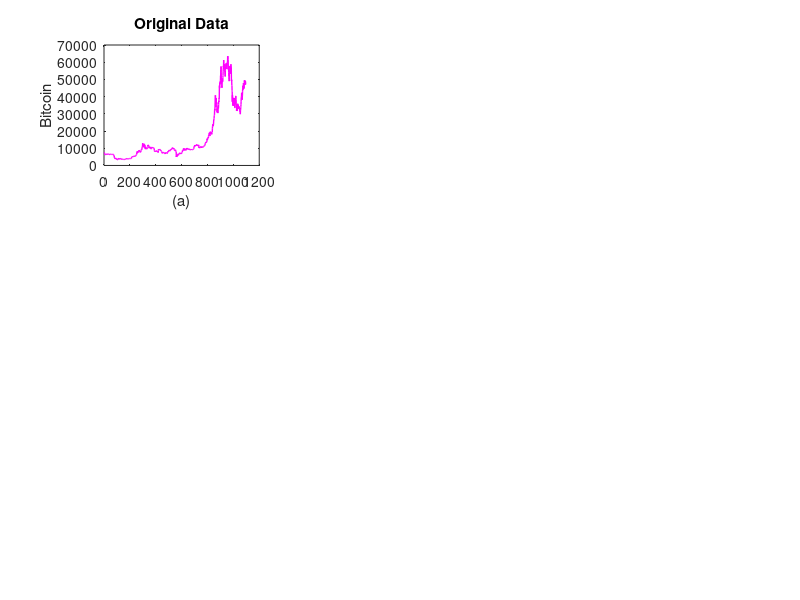

MATLAB code to generate this figure: (Note: this script raises an error after producing the figure.)
clear all; clc;

subplot(3,3,1);
A = csvread('BTC.csv');
x = A(:,1); %eleminate last one day
plot(x,'m','LineWidth',1)
title('Original Data')
xlabel({'(a)'})
ylabel({'Bitcoin'})
xline(1094-28,'--r');
box off;
%set(gca,'FontSize',10)
set(gca,'FontWeight','bold','FontSize',12)
hold off

subplot(3,3,2);
A1 = csvread('BTC.csv');
A2 = csvread('predictedTest_stockBTC_mimicKalmanModified.csv');
A3 = csvread('EKF_BTC.csv');
A4 = csvread('predictedTest_BTC_AR.csv');
A5 = csvread('predictedTest_BTC_arima.csv');
% x = linspace(1,30,30);
% x1 = A1(1259-29:1259,1);
x = linspace(1,29,29);
x1 = A1(1094-28:1094,1); %eleminate last one day
x2 = A2(1:29,1);%LSTM : eleminate last one day
x3 = A3(1:29,1); %EKF : eliminate last one day
x4 = A4(2:30,1); %AR : eliminate first 1day
x5 = A5(2:30,1);
plot(x,x1,'m', x,x2,'b', x,x3,'r',x,x4,'g',x,x5,'c','LineWidth',1)
legend('True','LSTM','Kalman','AR','ARIMA')
legend boxoff   
title('True vs Predicted')
xlabel('(b)')
box off;
set(gca,'FontWeight','bold','FontSize',12)
hold off

subplot(3,3,3);
A1 = csvread('BTC.csv');
A2 = csvread('predictedTest_stockBTC_mimicKalmanModified.csv');
A3 = csvread('EKF_BTC.csv');
A4 = csvread('predictedTest_BTC_AR.csv');
A5 = csvread('predictedTest_BTC_arima.csv');
x = linspace(1,29,29);
%x1 = A1(1259-29:1258,1); %eleminate last one day
x1 = A1(1094-28:1094,1); %eleminate last one day
x2 = A2(1:29,1);%LSTM : eleminate last one day
x3 = A3(1:29,1); %EKF : eliminate last one day
x4 = A4(2:30,1); %AR : eliminate first 1day
x5 = A5(2:30,1);
plot(abs(x1-x2),'b','LineWidth',1); %LSTM difference
hold on
plot(abs(x1-x3),'r','LineWidth',1); 
hold on
plot(abs(x1-x4),'g','LineWidth',1); 
hold on
plot(abs(x1-x5),'c','LineWidth',1); 
legend('|True-LSTM|','|True-EKF|','|True-AR|','|True-ARIMA|')
legend boxoff   
title('Absolute Difference')
xlabel({'(c)'})
xlim([0,30]);
ylim([0,3500]);
box off;
set(gca,'FontWeight','bold','FontSize',12)
hold off

%%%%%%%%%%%%%%%%%%%%%%%%%%%%%%%%%%%%%%%%%%%%%%%%%%%%%
subplot(3,3,4);
A = csvread('ETH.csv');
x = A(:,1); %eleminate last one day
plot(x,'m','LineWidth',1)
xlabel({'(d)'})
ylabel({'Price($)','','Ethereum'})
xline(1094-28,'--r');
box off;
set(gca,'FontWeight','bold','FontSize',12)
hold off


% A1 = csvread('trueMSFT_5yr.csv');
% A2 = csvread('predictedTest_stockMS_mimicKalman_1228input1label.csv');
% A3 = csvread('kalman_stockMS.csv');
% x = linspace(1,30,30);
% x1 = A1(1259-29:1259,1);
% x2 = A2(:,1);
% x3 = A3(:,1);
% plot(x,x1,'m', x,x2,'b', x,x3,'r')
% xlabel('(e)')
% box off;
% set(gca,'FontWeight','bold','FontSize',10)
% hold off
subplot(3,3,5);
A1 = csvread('ETH.csv');
A2 = csvread('predictedTest_stockETH_mimicKalmanModified.csv');
A3 = csvread('EKF_ETH.csv');
A4 = csvread('predictedTest_ETH_AR.csv');
A5 = csvread('predictedTest_ETH_arima.csv');
x = linspace(1,29,29);
%x1 = A1(1259-29:1258,1); %eleminate last one day
x1 = A1(1094-28:1094,1); %eleminate last one day
x2 = A2(1:29,1);%LSTM : eleminate last one day
x3 = A3(1:29,1); %EKF : eliminate last one day
x4 = A4(2:30,1); %AR : eliminate first 1day
x5 = A5(2:30,1);
plot(x,x1,'m', x,x2,'b', x,x3,'r',x,x4,'g',x,x5,'c','LineWidth',1)
%legend('True','LSTM','Kalman','AR','ARIMA')
xlabel('(e)')
box off;
set(gca,'FontWeight','bold','FontSize',12)
hold off


% subplot(3,3,6);
% A1 = csvread('trueMSFT_5yr.csv');
% A2 = csvread('predictedTest_stockMS_mimicKalman_1228input1label.csv');
% A3 = csvread('kalman_stockMS.csv');
% x = linspace(1,30,30);
% x1 = A1(1259-29:1259,1);
% x2 = A2(:,1);
% x3 = A3(:,1);
% plot(abs(x1-x2),'b'); %LSTM difference
% hold on
% plot(-abs(x1-x3),'r'); 
% %legend('|True-LSTM|','-|True-Kalman|')
% xlabel({'(f)'})
% xlim([0,30]);
% ylim([-7,7]);
% box off;
% set(gca,'FontWeight','bold','FontSize',10)
% hold off
subplot(3,3,6);
A1 = csvread('ETH.csv');
A2 = csvread('predictedTest_stockETH_mimicKalmanModified.csv');
A3 = csvread('EKF_ETH.csv');
A4 = csvread('predictedTest_ETH_AR.csv');
A5 = csvread('predictedTest_ETH_arima.csv');
x = linspace(1,29,29);
%x1 = A1(1259-29:1258,1); %eleminate last one day
x1 = A1(1094-28:1094,1); %eleminate last one day
x2 = A2(1:29,1);%LSTM : eleminate last one day
x3 = A3(1:29,1); %EKF : eliminate last one day
x4 = A4(2:30,1); %AR : eliminate first 1day
x5 = A5(2:30,1);
plot(abs(x1-x2),'b','LineWidth',1); %LSTM difference
hold on
plot(abs(x1-x3),'r','LineWidth',1); 
hold on
plot(abs(x1-x4),'g','LineWidth',1); 
hold on
plot(abs(x1-x5),'c','LineWidth',1); 
%legend('|True-LSTM|','|True-EKF|','|True-AR|','|True-ARIMA|')
xlabel({'(f)'})
xlim([0,30]);
ylim([0,340]);
box off;
set(gca,'FontWeight','bold','FontSize',12)
hold off


%%%%%%%%%%%%%%%%%%%%%%%%%%%%%%%%%%%%%%%%%%%%%%%%%%%%%
subplot(3,3,7);
A = csvread('ADA.csv');
x = A(:,1); %eleminate last one day
plot(x,'m','LineWidth',1)
xline(1094-28,'--r');
box off;
xlabel({'(g)'})
ylabel({'Cardano'})
set(gca,'FontWeight','bold','FontSize',12)
hold off


% A1 = csvread('trueGOOGL_5yr.csv');
% A2 = csvread('predictedTest_stockgoogle_mimicKalman_1228input1label.csv');
% A3 = csvread('kalman_stockgoogle.csv');
% x = linspace(1,30,30);
% x1 = A1(1259-29:1259,1);
% x2 = A2(:,1);
% x3 = A3(:,1);
% plot(x,x1,'m', x,x2,'b', x,x3,'r')
% xlabel({'(h)','','TIME(DAY)'})
% box off;
% set(gca,'FontWeight','bold','FontSize',10)
% hold off
subplot(3,3,8);
A1 = csvread('ADA.csv');
A2 = csvread('predictedTest_stockADA_mimicKalmanModified.csv');
A3 = csvread('EKF_ADA.csv');
A4 = csvread('predictedTest_ADA_AR.csv');
A5 = csvread('predictedTest_ADA_arima.csv');
x = linspace(1,29,29);
%x1 = A1(1259-29:1258,1); %eleminate last one day
x1 = A1(1094-28:1094,1); %eleminate last one day
x2 = A2(1:29,1);%LSTM : eleminate last one day
x3 = A3(1:29,1); %EKF : eliminate last one day
x4 = A4(2:30,1); %AR : eliminate first 1day
x5 = A5(2:30,1);
plot(x,x1,'m', x,x2,'b', x,x3,'r',x,x4,'g',x,x5,'c','LineWidth',1)
xlabel({'(h)','','Time(Day)'})
box off;
set(gca,'FontWeight','bold','FontSize',12)
hold off

% subplot(3,3,9);
% A1 = csvread('trueGOOGL_5yr.csv');
% A2 = csvread('predictedTest_stockgoogle_mimicKalman_1228input1label.csv');
% A3 = csvread('kalman_stockgoogle.csv');
% x = linspace(1,30,30);
% x1 = A1(1259-29:1259,1);
% x2 = A2(:,1);
% x3 = A3(:,1);
% plot(abs(x1-x2),'b'); %LSTM difference
% hold on
% plot(-abs(x1-x3),'r'); 
% %legend('|True-LSTM|','-|True-Kalman|')
% xlabel({'(i)'})
% xlim([0,30]);
% ylim([-135,135]);
% box off;
% set(gca,'FontWeight','bold','FontSize',10)
% hold off
subplot(3,3,9);
A1 = csvread('ADA.csv');
A2 = csvread('predictedTest_stockADA_mimicKalmanModified.csv');
A3 = csvread('EKF_ADA.csv');
A4 = csvread('predictedTest_ADA_AR.csv');
A5 = csvread('predictedTest_ADA_arima.csv');
x = linspace(1,29,29);
%x1 = A1(1259-29:1258,1); %eleminate last one day
x1 = A1(1094-28:1094,1); %eleminate last one day
x2 = A2(1:29,1);%LSTM : eleminate last one day
x3 = A3(1:29,1); %EKF : eliminate last one day
x4 = A4(2:30,1); %AR : eliminate first 1day
x5 = A5(2:30,1);
plot(abs(x1-x2),'b','LineWidth',1); %LSTM difference
hold on
plot(abs(x1-x3),'r','LineWidth',1); 
hold on
plot(abs(x1-x4),'g','LineWidth',1); 
hold on
plot(abs(x1-x5),'c','LineWidth',1); 
%legend('|True-LSTM|','|True-EKF|','|True-AR|','|True-ARIMA|')
xlabel({'(i)'})
xlim([0,30]);
ylim([0,0.36]);
box off;
set(gca,'FontWeight','bold','FontSize',12)
hold off